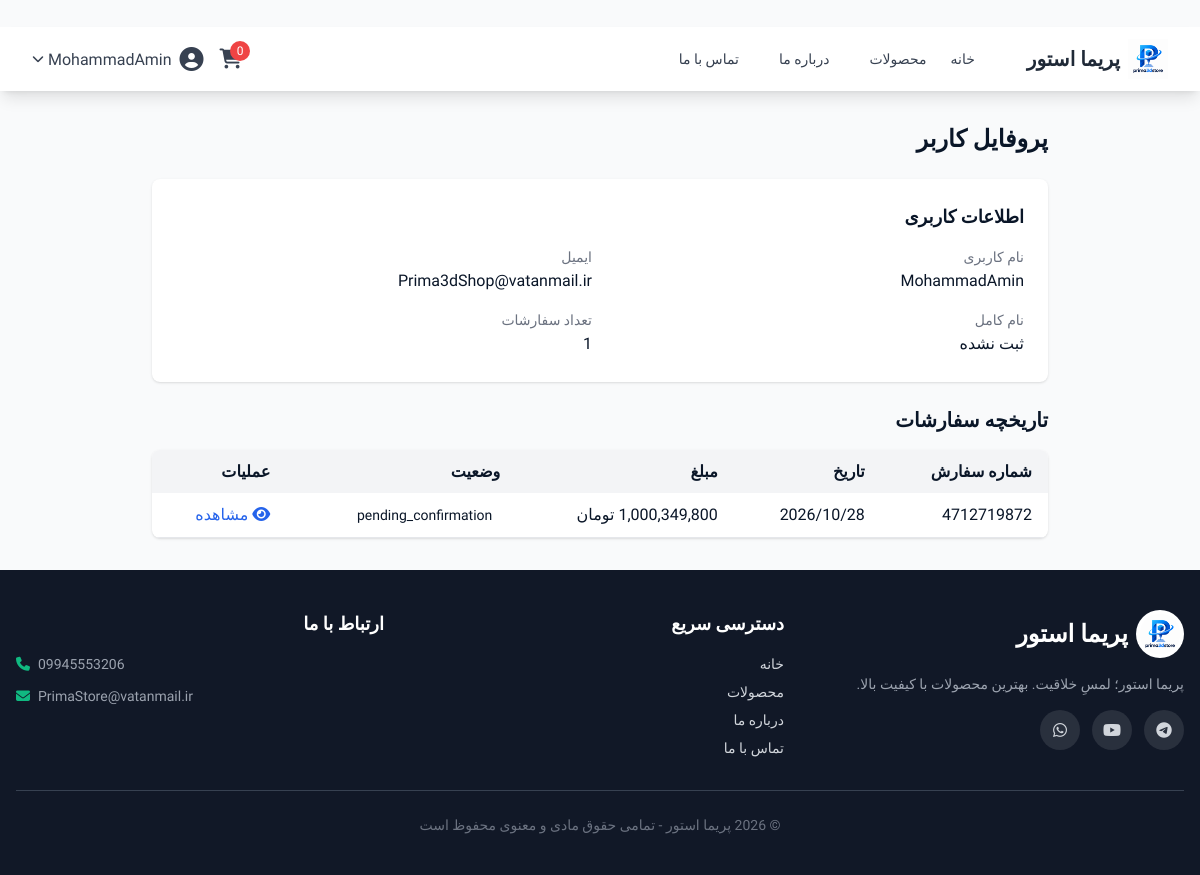
The page /profile (signed in) on the database as committed earlier.
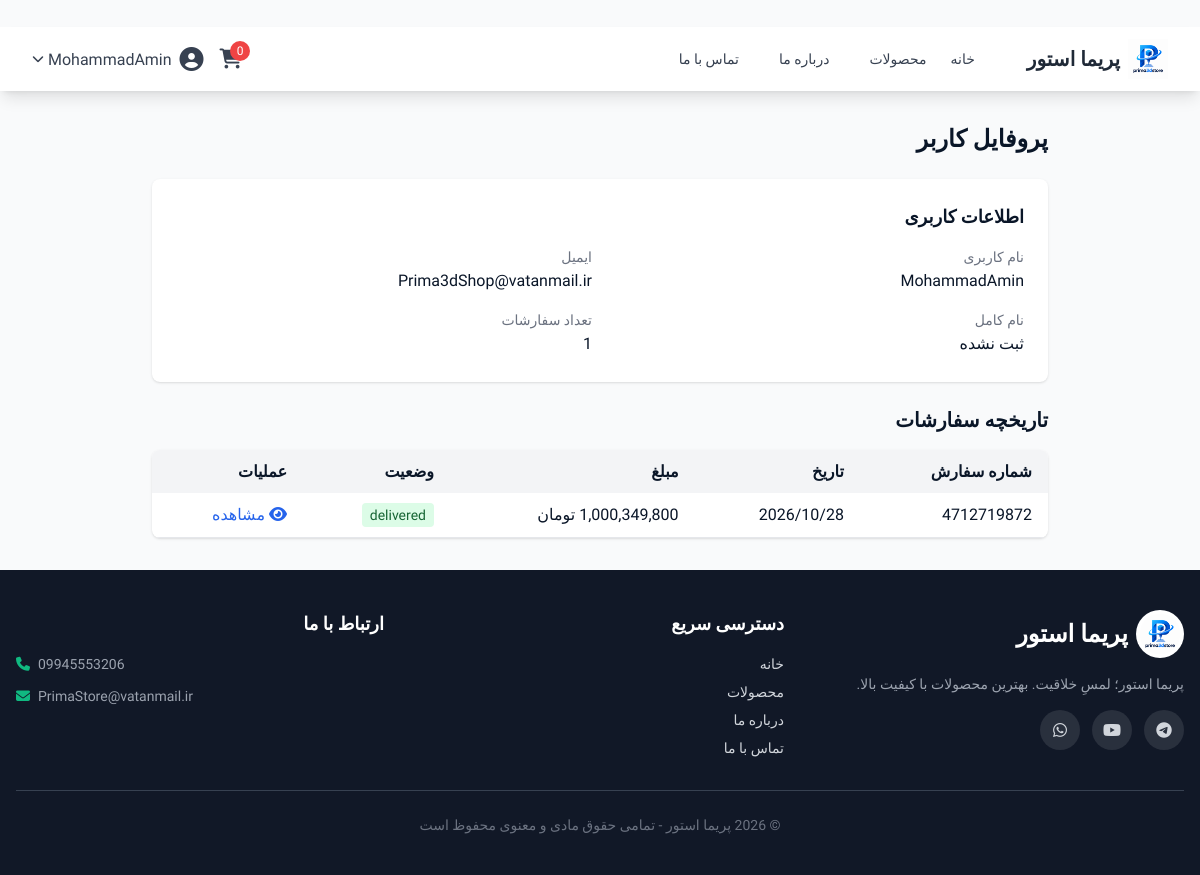
The same page on the database as committed later.
### app/main.py (models this page shows)
class User(UserMixin, db.Model):
    __tablename__ = 'users'
    id = db.Column(db.Integer, primary_key=True)
    username = db.Column(db.String(80), unique=True, nullable=False)
    email = db.Column(db.String(120), unique=True, nullable=False)
    password_hash = db.Column(db.String(200), nullable=False)
    full_name = db.Column(db.String(100))
    is_admin = db.Column(db.Boolean, default=False)
    is_active = db.Column(db.Boolean, default=True)

class Order(db.Model):
    __tablename__ = 'orders'
    id = db.Column(db.Integer, primary_key=True)
    user_id = db.Column(db.Integer, db.ForeignKey('users.id'), nullable=False)
    order_number = db.Column(db.String(50), unique=True, nullable=False)
    total_amount = db.Column(db.Numeric(10, 2), nullable=False)
    shipping_address = db.Column(db.Text, nullable=False)
    phone = db.Column(db.String(20), nullable=False)
    status = db.Column(db.String(20), default='pending')
    created_at = db.Column(db.DateTime, default=db.func.current_timestamp())
    full_name = db.Column(db.String(200), nullable=True)
    postal_code = db.Column(db.String(20), nullable=True)
    province = db.Column(db.String(50), nullable=True)
    shipping_cost = db.Column(db.Numeric(10, 2), default=0)
    receipt_image = db.Column(db.String(300), nullable=True)
    coupon_code = db.Column(db.String(50), nullable=True)
    discount_amount = db.Column(db.Numeric(10, 2), default=0)
    user = db.relationship('User', backref='orders')
    items = db.relationship('OrderItem', backref='order', cascade='all, delete-orphan')

### app/main.py (the view)
@app.route('/profile')
@login_required
def profile():
    orders = Order.query.filter_by(user_id=current_user.id).order_by(Order.created_at.desc()).all()
    return render_template('profile.html', orders=orders)

### app/main.py (called while the page is built)
@login_manager.user_loader
def load_user(user_id):
    return User.query.get(int(user_id))

@app.template_filter('format_currency')
def format_currency(value):
    if value is None:
        return '۰ تومان'
    try:
        return f"{int(value):,} تومان"
    except:
        return '۰ تومان'

@app.context_processor
def inject_announcement():
    global announcement, announcement_link, announcement_page
    from datetime import datetime
    current_page = request.endpoint or ""
    show = False
    if announcement_page == "all":
        show = True
    elif announcement_page == "home" and current_page == "index":
        show = True
    elif announcement_page == "products" and current_page == "products":
        show = True
    elif announcement_page == "product" and current_page == "product_detail":
        show = True
    return {
        "announcement": announcement if show else None,
        "announcement_link": announcement_link if show else None,
        "now": datetime.now()
    }

### app/interfaces/templates/profile.html (shortened to what this page needs)
﻿{% extends "base.html" %}
{% block content %}
<div class="max-w-4xl mx-auto">
    <h1 class="text-2xl font-bold mb-6">پروفایل کاربر</h1>
    <div class="bg-white rounded-lg shadow p-6 mb-6">
        <h2 class="text-lg font-semibold mb-4">اطلاعات کاربری</h2>
        <div class="grid grid-cols-2 gap-4">
            <div>
                <p class="text-sm text-gray-500">نام کاربری</p>
                <p class="font-medium">{{ current_user.username }}</p>
            </div>
            <div>
                <p class="text-sm text-gray-500">ایمیل</p>
                <p class="font-medium">{{ current_user.email }}</p>
            </div>
            <div>
                <p class="text-sm text-gray-500">نام کامل</p>
                <p class="font-medium">{{ current_user.full_name or 'ثبت نشده' }}</p>
            </div>
            <div>
                <p class="text-sm text-gray-500">تعداد سفارشات</p>
                <p class="font-medium">{{ orders|length }}</p>
            </div>
        </div>
    </div>
    <h2 class="text-xl font-bold mb-4">تاریخچه سفارشات</h2>
    {% if orders %}
    <div class="bg-white rounded-lg shadow overflow-hidden">
        <table class="w-full">
            <thead>
                <tr class="bg-gray-100">
                    <th class="px-4 py-3 text-right">شماره سفارش</th>
                    <th class="px-4 py-3 text-right">تاریخ</th>
                    <th class="px-4 py-3 text-right">مبلغ</th>
                    <th class="px-4 py-3 text-right">وضعیت</th>
                    <th class="px-4 py-3 text-right">عملیات</th>
                </tr>
            </thead>
            <tbody>
                {% for order in orders %}
                <tr class="border-b hover:bg-gray-50">
                    <td class="px-4 py-3">{{ order.order_number }}</td>
                    <td class="px-4 py-3">{{ order.created_at.strftime('%Y/%m/%d') }}</td>
                    <td class="px-4 py-3">{{ order.total_amount|format_currency }}</td>
                    <td class="px-4 py-3">
                        <span class="px-2 py-1 rounded text-sm
                            {% if order.status == 'pending' %}bg-yellow-100 text-yellow-800
                            {% elif order.status == 'paid' %}bg-blue-100 text-blue-800
                            {% elif order.status == 'shipped' %}bg-purple-100 text-purple-800
                            {% elif order.status == 'delivered' %}bg-green-100 text-green-800
                            {% elif order.status == 'cancelled' %}bg-red-100 text-red-800
                            {% endif %}">
                            {{ order.status }}
                        </span>
                    </td>
                    <td class="px-4 py-3">
                        <a href="/order/{{ order.id }}" class="text-blue-600 hover:text-blue-800">
                            <i class="fas fa-eye"></i> مشاهده
                        </a>
                    </td>
                </tr>
                {% endfor %}
            </tbody>
        </table>
    </div>
    {% endif %}
</div>
{% endblock %}

### app/interfaces/templates/base.html (shortened to what this page needs)
<!DOCTYPE html>
<html lang="fa" dir="rtl">
<head>
    <script src="{{ url_for('static', filename='js/tailwind.js') }}"></script>
    <link href="https://cdnjs.cloudflare.com/ajax/libs/font-awesome/6.5.1/css/all.min.css" rel="stylesheet">
    <link rel="stylesheet" href="{{ url_for('static', filename='css/style.css') }}">
</head>
<body class="bg-gray-50 flex flex-col min-h-screen">
    <nav class="bg-white shadow-lg sticky top-0 z-50">
        <div class="max-w-7xl mx-auto px-4 sm:px-6 lg:px-8">
            <div class="flex justify-between h-16">
                <div class="flex items-center">
                    <a href="/" class="flex items-center gap-2 group">
                        <img src="{{ url_for('static', filename='images/logo.png') }}" alt="پریما استور" class="h-10 w-10 object-contain transition-transform duration-300 group-hover:scale-110 group-hover:rotate-6">
                        <span class="text-xl font-bold text-gray-800 transition-colors duration-300 group-hover:text-emerald-600">پریما استور</span>
                    </a>
                    <div class="hidden md:flex mr-10 space-x-4">
                        <a href="/" class="text-gray-700 hover:text-emerald-600 px-3 py-2 rounded-md text-sm font-medium transition">خانه</a>
                        <a href="/products" class="text-gray-700 hover:text-emerald-600 px-3 py-2 rounded-md text-sm font-medium transition">محصولات</a>
                        <a href="/about" class="text-gray-700 hover:text-emerald-600 px-3 py-2 rounded-md text-sm font-medium transition">درباره ما</a>
                        <a href="/contact" class="text-gray-700 hover:text-emerald-600 px-3 py-2 rounded-md text-sm font-medium transition">تماس با ما</a>
                    </div>
                </div>
                <div class="flex items-center space-x-4 space-x-reverse">
                    <a href="/cart" class="relative text-gray-700 hover:text-emerald-600 transition">
                        <i class="fas fa-shopping-cart text-xl"></i>
                        <span class="absolute -top-2 -right-2 bg-red-500 text-white text-xs rounded-full h-5 w-5 flex items-center justify-center">
                            {{ session.get('cart', {})|length }}
                        </span>
                    </a>
                    {% if current_user.is_authenticated %}
                    <div class="relative group">
                        <button class="flex items-center text-gray-700 hover:text-emerald-600 transition">
                            <i class="fas fa-user-circle text-2xl"></i>
                            <span class="mr-2">{{ current_user.username }}</span>
                            <i class="fas fa-chevron-down text-xs mr-1"></i>
                        </button>
                    {% else %}
                    <a href="/auth/login" class="text-gray-700 hover:text-emerald-600 transition font-medium">ورود</a>
                    <a href="/auth/register" class="bg-emerald-600 text-white px-4 py-2 rounded-lg hover:bg-emerald-700 transition font-medium">ثبت‌نام</a>
                    {% endif %}
                </div>
            </div>
        </div>
    </nav>
    <main class="flex-grow max-w-7xl mx-auto w-full px-4 py-8">
        {% block content %}{% endblock %}
    </main>
    <footer class="footer bg-gray-900 text-gray-300 mt-auto">
        <div class="max-w-7xl mx-auto px-4 py-10">
            <div class="grid grid-cols-1 md:grid-cols-3 gap-8">
                <div>
                    <a href="/" class="flex items-center gap-2 mb-4 text-white">
                        <img src="{{ url_for('static', filename='images/logo.png') }}" alt="پریما استور" class="h-12 w-12 object-contain bg-white rounded-full p-1">
                        <span class="text-2xl font-bold">پریما استور</span>
                    </a>
                    <p class="text-sm text-gray-400 mb-4">پریما استور؛ لمسِ خلاقیت. بهترین محصولات با کیفیت بالا.</p>
                    <div class="flex gap-3 mt-4">
                        <a href="#" class="social-icon"><i class="fab fa-telegram"></i></a>
                        <a href="#" class="social-icon"><i class="fab fa-youtube"></i></a>
                        <a href="#" class="social-icon"><i class="fab fa-whatsapp"></i></a>
                    </div>
                </div>
                <div>
                    <h4 class="text-white font-bold mb-4 text-lg">دسترسی سریع</h4>
                    <ul class="space-y-2 text-sm">
                        <li><a href="/" class="hover:text-emerald-400 transition">خانه</a></li>
                        <li><a href="/products" class="hover:text-emerald-400 transition">محصولات</a></li>
                        <li><a href="/about" class="hover:text-emerald-400 transition">درباره ما</a></li>
                        <li><a href="/contact" class="hover:text-emerald-400 transition">تماس با ما</a></li>
                    </ul>
                </div>
                <div>
                    <h4 class="text-white font-bold mb-4 text-lg">ارتباط با ما</h4>
                    <ul class="space-y-3 text-sm text-gray-400">
                        <li class="flex items-center gap-2" dir="ltr"><i class="fas fa-phone text-emerald-500"></i> 09945553206</li>
                        <li class="flex items-center gap-2" dir="ltr"><i class="fas fa-envelope text-emerald-500"></i> PrimaStore@vatanmail.ir</li>
                    </ul>
                </div>
            </div>
            <div class="border-t border-gray-700 mt-8 pt-6 text-center text-sm text-gray-500">
                © 2026 پریما استور - تمامی حقوق مادی و معنوی محفوظ است
            </div>
        </div>
    </footer>
</body>
</html>

### app/interfaces/static/css/style.css (style rules this page uses)
:root { --bg-primary: #f0f2f5; --bg-secondary: #ffffff; --bg-card: #ffffff; --bg-card-hover: #f8faff; --text-primary: #0a1628; --text-secondary: #4a5568; --text-muted: #a0aec0; --border-color: #e2e8f0; --primary: #2563eb; --primary-dark: #1d4ed8; --primary-light: rgba(37, 99, 235, 0.1); --primary-gradient: linear-gradient(135deg, #2563eb, #7c3aed); --secondary: #0ea5e9; --accent: #ec4899; --success: #10b981; --warning: #f59e0b; --shadow-sm: 0 1px 3px rgba(0,0,0,0.06); --shadow: 0 4px 20px rgba(0,0,0,0.08); --shadow-lg: 0 8px 40px rgba(0,0,0,0.12); --shadow-xl: 0 12px 60px rgba(0,0,0,0.16); --shadow-primary: 0 4px 20px rgba(37, 99, 235, 0.35); --radius: 16px; --radius-lg: 24px; --transition: all 0.3s cubic-bezier(0.4, 0, 0.2, 1); }
* { margin: 0; padding: 0; box-sizing: border-box; }
html { scroll-behavior: smooth; }
body { background: var(--bg-primary); color: var(--text-primary); font-family: 'Vazirmatn', system-ui, -apple-system, sans-serif; transition: var(--transition); min-height: 100vh; line-height: 1.7; }

### app/interfaces/templates/base.html (style rules this page uses)
body { font-family: 'Vazirmatn', sans-serif; }
.footer .social-icon { display: inline-flex; align-items: center; justify-content: center; width: 40px; height: 40px; border-radius: 50%; background: rgba(255,255,255,0.1); transition: all 0.3s; }

Rows that differ between the two databases and show on the page:
changed Order "1,000,349,800 تومان": status "pending_confirmation" → "delivered"
